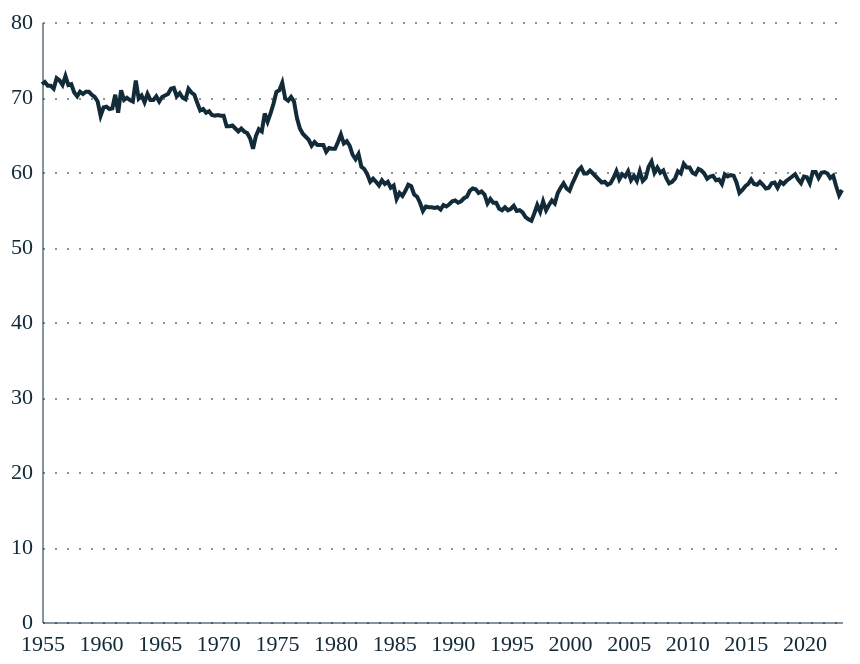

Write a Vega-Lite specification for this figure.
### Vega-Lite specification from a JSON file in a GitHub repository (floating-point values rounded to 4 significant figures; data arrays with more than 128 entries replaced by an {"elided": "..."} marker saying what was removed)
{"config": {"font": "Circular Std", "mark": {"line": {"interpolate": "linear"}}, "view": {"stroke": "transparent", "width": 400, "height": 300}, "range": {"category": ["#179fdb", "#e6224b", "#f4c245", "#122b39", "#eb5c2e", "#36b7b4"], "diverging": ["#E6224B", "#E54753", "#C9C9C9", "#179FDB", "#122B39"], "heatmap": ["#C9C9C9", "#179FDB", "#0063AF", "#122B39"], "ordinal": ["#00A767", "#36B7B4", "#179FDB", "#0063AF", "#243B5A"]}, "axisX": {"labelColor": "#122b39", "tickColor": "#122b39", "domainColor": "#122b39", "domainOpacity": 0.5, "gridOpacity": 0, "labelFont": "Circular Std", "labelAngle": 0, "labelAlign": "center", "labelFontSize": 11, "labelPadding": 5, "tickCount": 10, "tickSize": 0, "title": ""}, "axisY": {"labelColor": "#122b39", "labelFont": "Circular Std", "tickColor": "#122b39", "domainColor": "#122b39", "gridColor": "#122b39", "gridDash": [1, 5], "gridOpacity": 0.5, "labelPadding": 5, "labelFontSize": 11, "domainOpacity": 0.5, "tickSize": 0, "title": null, "titleAlign": "left", "titleAngle": 0, "titleBaseline": "bottom", "titleColor": "#122b39", "titleOpacity": 0.9, "titleX": 0, "titleY": -7}}, "data": {"name": "data-3e5350352e8720c4b11be229b0167c10"}, "mark": {"type": "line"}, "encoding": {"color": {"value": "#122b39"}, "x": {"field": "date", "title": "", "type": "temporal"}, "y": {"field": "value", "title": "", "type": "quantitative"}}, "height": 300, "width": 400, "$schema": "https://vega.github.io/schema/vega-lite/v5.8.0.json", "datasets": {"data-3e5350352e8720c4b11be229b0167c10": {"elided": "274 records"}}}
